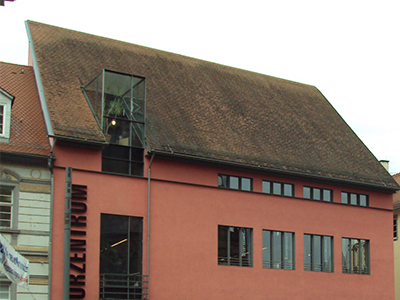
//> input picture Ch7/image/laplacian_test.jpg, 400 x 300 px
$ ./edge_laplacian   (built with g++ and OpenCV 4)
//> lines starting //> are read from the running program, lines starting //| are printed output that depends on the picture
#include <opencv2/opencv.hpp>
using namespace cv;
using namespace std;

int main()
{
	Mat image = imread("../image/laplacian_test.jpg", IMREAD_GRAYSCALE);
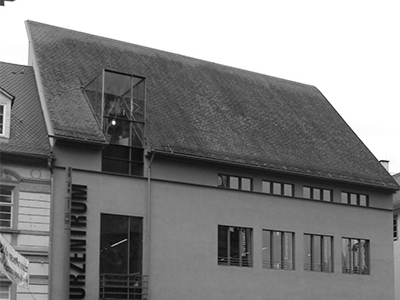
//> image: 300 rows x 400 cols, CV_8UC1; min 1, max 255, mean 133.3
	CV_Assert(image.data);

	short data1[] = {
		0, 1, 0,
		1, -4, 1,
		0, 1, 0};
	short data2[] = {
		-1, -1, -1,
		-1, 8, -1,
		-1, -1, -1};

	Mat dst1, dst2, dst3;
	Mat mask4(3, 3, CV_16S, data1);
	Mat mask8(3, 3, CV_16S, data2);

	filter2D(image, dst1, CV_16S, mask4); // cv::filter2D() 통한 라플라시안 수행
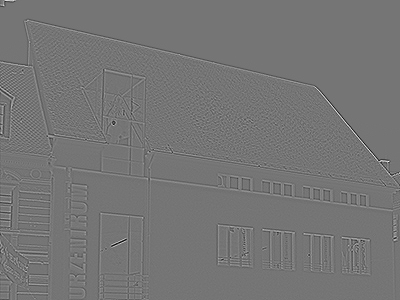
//> dst1: 300 rows x 400 cols, CV_16SC1; min -355, max 415, mean 0; drawn with min black and max white
	filter2D(image, dst2, CV_16S, mask8);
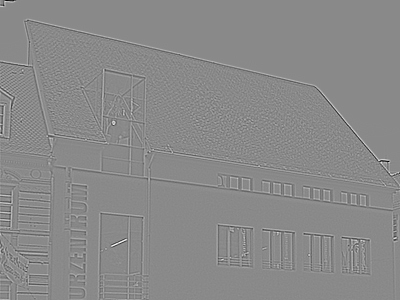
//> dst2: 300 rows x 400 cols, CV_16SC1; min -988, max 840, mean 0.1; drawn with min black and max white
	Laplacian(image, dst3, CV_16S, 1); // OpenCV 라플라시안 수행 함수

	convertScaleAbs(dst1, dst1); // 절댓값 및 uchar형 반환
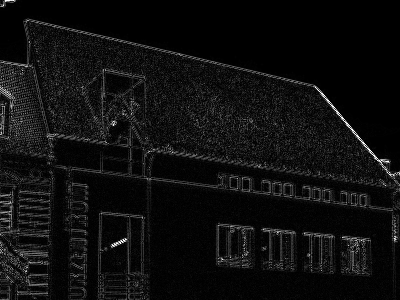
//> dst1: 300 rows x 400 cols, CV_8UC1; min 0, max 255, mean 14.7
	convertScaleAbs(dst2, dst2);
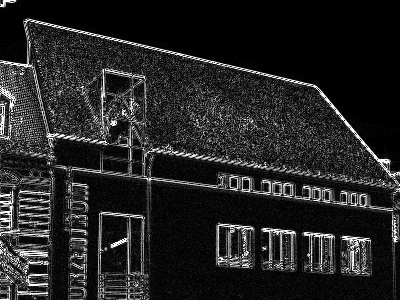
//> dst2: 300 rows x 400 cols, CV_8UC1; min 0, max 255, mean 35.7
	convertScaleAbs(dst3, dst3);

	imshow("image", image);
	imshow("filter2D_4Direction", dst1);
	imshow("filter2D_8Direction", dst2);
	imshow("Laplacian_OpenCV", dst3);
	waitKey();
	return 0;
}

$ run again, with Ch7/image/avg_filter.jpg copied over Ch7/image/laplacian_test.jpg
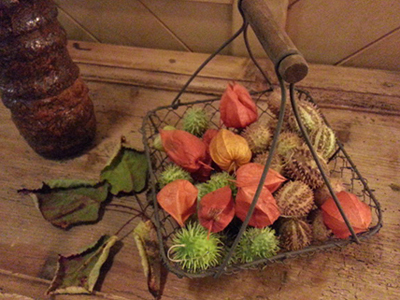
//> input picture Ch7/image/avg_filter.jpg, 400 x 300 px
//> `Mat image = imread("../image/laplacian_test.jpg", IMREAD_GRAYSCALE);`:
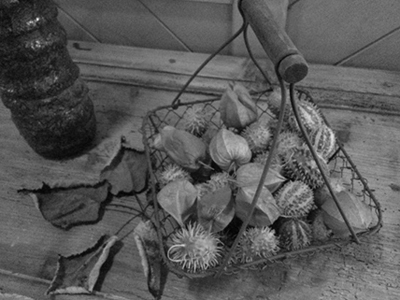
//> image: 300 rows x 400 cols, CV_8UC1; min 0, max 254, mean 87.4
//> `convertScaleAbs(dst2, dst2);`:
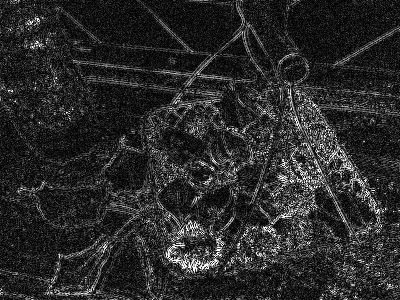
//> dst2: 300 rows x 400 cols, CV_8UC1; min 0, max 255, mean 41.9

$ run again, with Ch7/image/cannay_tset.jpg copied over Ch7/image/laplacian_test.jpg
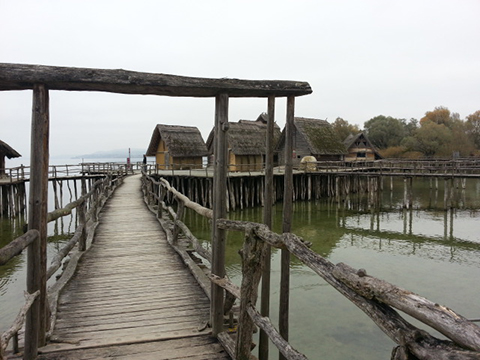
//> input picture Ch7/image/cannay_tset.jpg, 480 x 360 px
//> `convertScaleAbs(dst1, dst1);`:
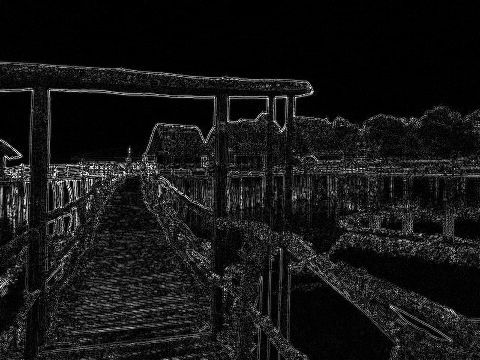
//> dst1: 360 rows x 480 cols, CV_8UC1; min 0, max 255, mean 21.2
//> `convertScaleAbs(dst2, dst2);`:
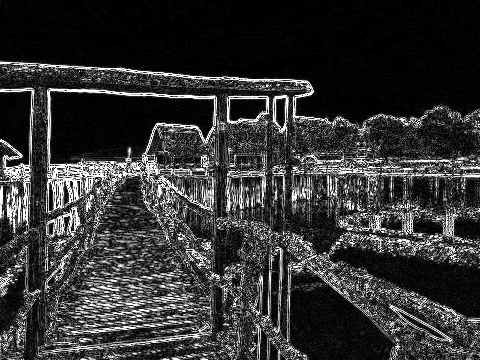
//> dst2: 360 rows x 480 cols, CV_8UC1; min 0, max 255, mean 51.8
